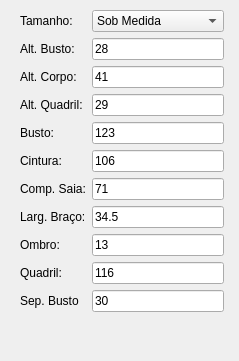
<?xml version="1.0" encoding="UTF-8"?>
<ui version="4.0">
 <class>Form</class>
 <widget class="QWidget" name="Form">
  <property name="geometry">
   <rect>
    <x>0</x>
    <y>0</y>
    <width>239</width>
    <height>361</height>
   </rect>
  </property>
  <property name="minimumSize">
   <size>
    <width>239</width>
    <height>361</height>
   </size>
  </property>
  <property name="windowTitle">
   <string>Form</string>
  </property>
  <widget class="QWidget" name="layoutWidget">
   <property name="geometry">
    <rect>
     <x>20</x>
     <y>10</y>
     <width>204</width>
     <height>332</height>
    </rect>
   </property>
   <layout class="QFormLayout" name="formLayout">
    <item row="2" column="0">
     <widget class="QLabel" name="label">
      <property name="text">
       <string>Alt. Corpo:</string>
      </property>
     </widget>
    </item>
    <item row="2" column="1">
     <widget class="QLineEdit" name="AltCorpo">
      <property name="text">
       <string>41</string>
      </property>
     </widget>
    </item>
    <item row="3" column="0">
     <widget class="QLabel" name="label_3">
      <property name="text">
       <string>Alt. Quadril:</string>
      </property>
     </widget>
    </item>
    <item row="3" column="1">
     <widget class="QLineEdit" name="AltQuadril">
      <property name="text">
       <string>29</string>
      </property>
     </widget>
    </item>
    <item row="4" column="0">
     <widget class="QLabel" name="label">
      <property name="text">
       <string>Busto:</string>
      </property>
     </widget>
    </item>
    <item row="4" column="1">
     <widget class="QLineEdit" name="Busto">
      <property name="text">
       <string>123</string>
      </property>
     </widget>
    </item>
    <item row="5" column="0">
     <widget class="QLabel" name="label">
      <property name="text">
       <string>Cintura:</string>
      </property>
     </widget>
    </item>
    <item row="5" column="1">
     <widget class="QLineEdit" name="Cintura">
      <property name="text">
       <string>106</string>
      </property>
     </widget>
    </item>
    <item row="6" column="0">
     <widget class="QLabel" name="label">
      <property name="text">
       <string>Comp. Saia:</string>
      </property>
     </widget>
    </item>
    <item row="6" column="1">
     <widget class="QLineEdit" name="CompSaia">
      <property name="text">
       <string>71</string>
      </property>
     </widget>
    </item>
    <item row="7" column="0">
     <widget class="QLabel" name="label">
      <property name="text">
       <string>Larg. Braço:</string>
      </property>
     </widget>
    </item>
    <item row="7" column="1">
     <widget class="QLineEdit" name="LargBraco">
      <property name="text">
       <string>34.5</string>
      </property>
     </widget>
    </item>
    <item row="8" column="0">
     <widget class="QLabel" name="label_2">
      <property name="text">
       <string>Ombro:</string>
      </property>
     </widget>
    </item>
    <item row="8" column="1">
     <widget class="QLineEdit" name="Ombro">
      <property name="text">
       <string>13</string>
      </property>
     </widget>
    </item>
    <item row="9" column="0">
     <widget class="QLabel" name="label">
      <property name="text">
       <string>Quadril:</string>
      </property>
     </widget>
    </item>
    <item row="9" column="1">
     <widget class="QLineEdit" name="Quadril">
      <property name="text">
       <string>116</string>
      </property>
     </widget>
    </item>
    <item row="10" column="0">
     <widget class="QLabel" name="label_4">
      <property name="text">
       <string>Sep. Busto</string>
      </property>
     </widget>
    </item>
    <item row="10" column="1">
     <widget class="QLineEdit" name="SepBusto">
      <property name="text">
       <string>30</string>
      </property>
     </widget>
    </item>
    <item row="1" column="0">
     <widget class="QLabel" name="label_5">
      <property name="text">
       <string>Alt. Busto:</string>
      </property>
     </widget>
    </item>
    <item row="1" column="1">
     <widget class="QLineEdit" name="AltBusto">
      <property name="text">
       <string>28</string>
      </property>
     </widget>
    </item>
    <item row="0" column="1">
     <widget class="QComboBox" name="Tamanho">
      <property name="minimumSize">
       <size>
        <width>0</width>
        <height>0</height>
       </size>
      </property>
      <item>
       <property name="text">
        <string>Sob Medida</string>
       </property>
      </item>
      <item>
       <property name="text">
        <string>36</string>
       </property>
      </item>
      <item>
       <property name="text">
        <string>38</string>
       </property>
      </item>
      <item>
       <property name="text">
        <string>40</string>
       </property>
      </item>
      <item>
       <property name="text">
        <string>42</string>
       </property>
      </item>
      <item>
       <property name="text">
        <string>44</string>
       </property>
      </item>
      <item>
       <property name="text">
        <string>46</string>
       </property>
      </item>
      <item>
       <property name="text">
        <string>48</string>
       </property>
      </item>
      <item>
       <property name="text">
        <string>50</string>
       </property>
      </item>
      <item>
       <property name="text">
        <string>52</string>
       </property>
      </item>
      <item>
       <property name="text">
        <string>54</string>
       </property>
      </item>
      <item>
       <property name="text">
        <string>56</string>
       </property>
      </item>
      <item>
       <property name="text">
        <string>58</string>
       </property>
      </item>
      <item>
       <property name="text">
        <string>60</string>
       </property>
      </item>
      <item>
       <property name="text">
        <string>62</string>
       </property>
      </item>
     </widget>
    </item>
    <item row="0" column="0">
     <widget class="QLabel" name="label_6">
      <property name="text">
       <string>Tamanho:</string>
      </property>
     </widget>
    </item>
   </layout>
  </widget>
 </widget>
 <resources/>
 <connections/>
</ui>
